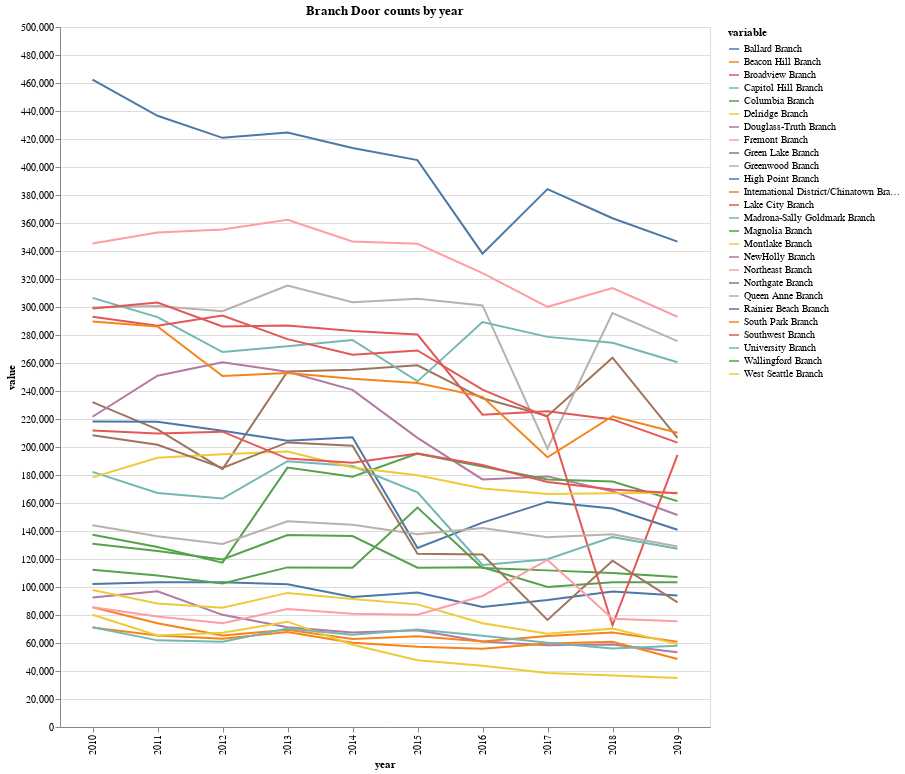

Here is the notebook cell this chart was saved with:
### Code cell
branch_traffic2

### Figure 1 — Vega-Lite specification as saved in the notebook (floating-point values rounded to 4 significant figures; data arrays with more than 128 entries replaced by an {"elided": "..."} marker saying what was removed)
{"config": {"view": {"continuousWidth": 400, "continuousHeight": 300}}, "data": {"name": "data-ae63e2c5feeb37f957b24d8e21013b2a"}, "mark": "line", "encoding": {"color": {"type": "nominal", "field": "variable"}, "tooltip": [{"type": "nominal", "field": "variable", "title": "Branch: "}], "x": {"type": "nominal", "field": "year"}, "y": {"type": "quantitative", "field": "value"}}, "height": 700, "title": "Branch Door counts by year", "width": 650, "$schema": "https://vega.github.io/schema/vega-lite/v4.8.1.json", "datasets": {"data-ae63e2c5feeb37f957b24d8e21013b2a": {"elided": "260 records"}}}
